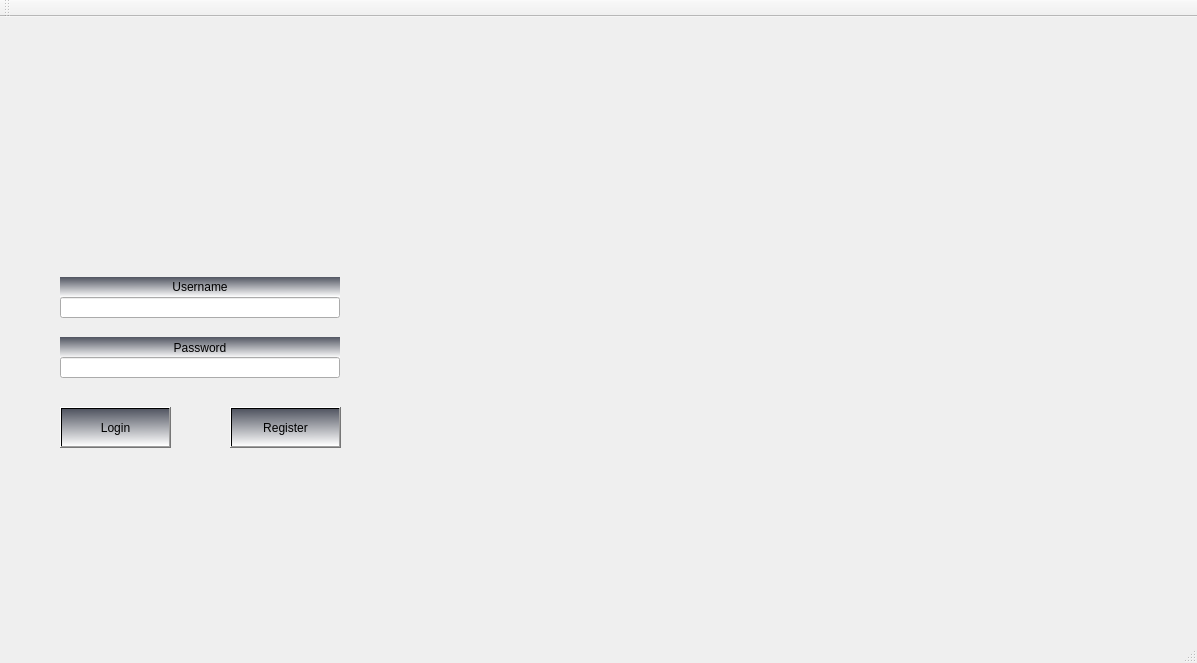
<?xml version="1.0" encoding="UTF-8"?>
<ui version="4.0">
 <class>RegistrationClass</class>
 <widget class="QMainWindow" name="RegistrationClass">
  <property name="geometry">
   <rect>
    <x>0</x>
    <y>0</y>
    <width>1197</width>
    <height>663</height>
   </rect>
  </property>
  <property name="windowTitle">
   <string>Registration</string>
  </property>
  <property name="styleSheet">
   <string notr="true"/>
  </property>
  <widget class="QWidget" name="centralWidget">
   <property name="styleSheet">
    <string notr="true">border-image: url(:/Poze/Resources/background_gradient.png);
</string>
   </property>
   <widget class="QLabel" name="label">
    <property name="enabled">
     <bool>true</bool>
    </property>
    <property name="geometry">
     <rect>
      <x>500</x>
      <y>70</y>
      <width>300</width>
      <height>100</height>
     </rect>
    </property>
    <property name="autoFillBackground">
     <bool>false</bool>
    </property>
    <property name="styleSheet">
     <string notr="true">border-image:transparent;
image:url(:/Poze/Resources/triviador-logo.png);

</string>
    </property>
    <property name="text">
     <string/>
    </property>
   </widget>
   <widget class="QLabel" name="Username">
    <property name="geometry">
     <rect>
      <x>60</x>
      <y>260</y>
      <width>280</width>
      <height>20</height>
     </rect>
    </property>
    <property name="autoFillBackground">
     <bool>false</bool>
    </property>
    <property name="styleSheet">
     <string notr="true">border-image:transparent;
background-color: qlineargradient(spread:pad, x1:0.443, y1:0, x2:0.465909, y2:1, stop:0 rgba(81, 85, 97, 255), stop:1 rgba(255, 255, 255, 255));</string>
    </property>
    <property name="text">
     <string>Username</string>
    </property>
    <property name="alignment">
     <set>Qt::AlignCenter</set>
    </property>
   </widget>
   <widget class="QLineEdit" name="UsernameInput">
    <property name="geometry">
     <rect>
      <x>60</x>
      <y>280</y>
      <width>280</width>
      <height>21</height>
     </rect>
    </property>
    <property name="styleSheet">
     <string notr="true">border-image:transparent;</string>
    </property>
   </widget>
   <widget class="QLabel" name="Password">
    <property name="geometry">
     <rect>
      <x>60</x>
      <y>320</y>
      <width>280</width>
      <height>21</height>
     </rect>
    </property>
    <property name="autoFillBackground">
     <bool>false</bool>
    </property>
    <property name="styleSheet">
     <string notr="true">border-image:transparent;
background-color: qlineargradient(spread:pad, x1:0.443, y1:0, x2:0.465909, y2:1, stop:0 rgba(81, 85, 97, 255), stop:1 rgba(255, 255, 255, 255));</string>
    </property>
    <property name="text">
     <string>Password</string>
    </property>
    <property name="alignment">
     <set>Qt::AlignCenter</set>
    </property>
   </widget>
   <widget class="QLineEdit" name="PassInput">
    <property name="geometry">
     <rect>
      <x>60</x>
      <y>340</y>
      <width>280</width>
      <height>21</height>
     </rect>
    </property>
    <property name="styleSheet">
     <string notr="true">border-image:transparent;</string>
    </property>
   </widget>
   <widget class="QPushButton" name="Login">
    <property name="geometry">
     <rect>
      <x>60</x>
      <y>390</y>
      <width>111</width>
      <height>41</height>
     </rect>
    </property>
    <property name="autoFillBackground">
     <bool>false</bool>
    </property>
    <property name="styleSheet">
     <string notr="true">border-image:transparent;
background-color: qlineargradient(spread:pad, x1:0.443, y1:0, x2:0.465909, y2:1, stop:0 rgba(81, 85, 97, 255), stop:1 rgba(255, 255, 255, 255));</string>
    </property>
    <property name="text">
     <string>Login</string>
    </property>
   </widget>
   <widget class="QPushButton" name="Register">
    <property name="geometry">
     <rect>
      <x>230</x>
      <y>390</y>
      <width>111</width>
      <height>41</height>
     </rect>
    </property>
    <property name="autoFillBackground">
     <bool>false</bool>
    </property>
    <property name="styleSheet">
     <string notr="true">border-image:transparent;
background-color: qlineargradient(spread:pad, x1:0.443, y1:0, x2:0.465909, y2:1, stop:0 rgba(81, 85, 97, 255), stop:1 rgba(255, 255, 255, 255));</string>
    </property>
    <property name="text">
     <string>Register</string>
    </property>
   </widget>
  </widget>
  <widget class="QMenuBar" name="menuBar">
   <property name="geometry">
    <rect>
     <x>0</x>
     <y>0</y>
     <width>1197</width>
     <height>22</height>
    </rect>
   </property>
  </widget>
  <widget class="QToolBar" name="mainToolBar">
   <attribute name="toolBarArea">
    <enum>TopToolBarArea</enum>
   </attribute>
   <attribute name="toolBarBreak">
    <bool>false</bool>
   </attribute>
  </widget>
  <widget class="QStatusBar" name="statusBar"/>
 </widget>
 <layoutdefault spacing="6" margin="11"/>
 <resources>
  <include location="Registration.qrc"/>
 </resources>
 <connections/>
</ui>
